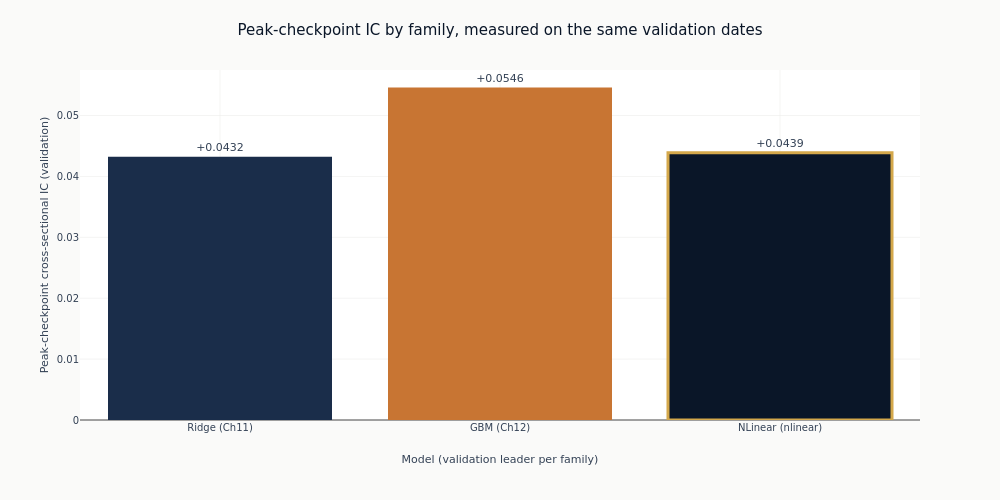

Notebook code cell kept with this figure:
### Markdown cell above
## 7. Against the flat-feature baselines

The peak checkpoint against the linear and gradient-boosting leaders. This is the comparison the
notebook exists to make: whether reading the history as a sequence adds anything over handing
the same history to a model as columns.

Each family's stored IC is computed over its own sample, and those samples are not the same:
sequence eligibility drops the warm-up rows a flat model keeps, so a shared date can carry a
different cross-section in each. Matching date counts would not settle it. The three prediction
sets are therefore intersected on their exact `(symbol, timestamp)` keys and the daily rank IC
is recomputed on the rows all three share - a smaller sample than any family's own, and the
only one on which they are a single comparison.

### Code cell
_missing = [name for name, phash in baseline_hashes.items() if not phash]
if _missing:
    raise RuntimeError(
        f"no prediction_hash registered for {_missing}, so their rows cannot be intersected "
        "with this notebook's; re-run the stage that published them"
    )

_frames = {
    name: load_predictions(CASE_STUDY_ID, prediction_hash=phash)
    for name, phash in baseline_hashes.items()
}
_frames[f"NLinear ({CONFIG_NAME})"] = load_predictions(CASE_STUDY_ID, prediction_hash=PEAK_PHASH)
_empty = [name for name, frame in _frames.items() if frame.is_empty()]
if _empty:
    raise RuntimeError(f"no prediction rows on disk for {_empty}; the comparison cannot be made")

COMMON_IC, COMMON_DAYS, COMMON_ROWS = common_sample_daily_ic(_frames)
if not COMMON_IC:
    raise RuntimeError(
        "the three prediction sets share no (symbol, timestamp) rows, so there is no sample "
        "on which they can be compared"
    )
print(f"Common sample: {COMMON_ROWS:,} rows on {COMMON_DAYS:,} dates")
for _name, _ic in COMMON_IC.items():
    print(f"  {_name}: IC={_ic:+.4f} on the shared rows")

# Charted in a fixed order, but only the members the population actually carries. A narrowed
# run - a smoke configuration, or a fit restricted to one family - publishes no linear or GBM
# leader, and a label list written as a literal turns that into a KeyError on a presentational
# cell rather than into a comparison drawn over what is there.
_SELF = f"NLinear ({CONFIG_NAME})"
_labels = [name for name in ["Ridge (Ch11)", "GBM (Ch12)", _SELF] if name in COMMON_IC]
_missing = [name for name in ["Ridge (Ch11)", "GBM (Ch12)"] if name not in COMMON_IC]
if _missing:
    print(
        f"No {' or '.join(_missing)} baseline in this population, so the chart compares "
        f"{len(_labels)} of 3 families. The cross-chapter comparison needs a canonical run."
    )
_vals = [COMMON_IC[name] for name in _labels]
fig_cmp = go.Figure(
    go.Bar(
        x=_labels,
        y=_vals,
        marker=dict(
            color=[
                {"Ridge (Ch11)": COLORS["slate"], "GBM (Ch12)": COLORS["copper"]}.get(
                    name, COLORS["blue"]
                )
                for name in _labels
            ],
            # The amber outline marks this notebook's own model, wherever it lands once the
            # absent families are dropped.
            line=dict(color=COLORS["amber"], width=[3 if n == _SELF else 0 for n in _labels]),
        ),
        text=[f"{value:+.4f}" for value in _vals],
        textposition="outside",
        cliponaxis=False,
        showlegend=False,
    )
)
fig_cmp.update_layout(
    title="Peak-checkpoint IC by family, measured on the same validation dates",
    height=500,
    width=1000,
    margin=dict(t=70),
    title_font=dict(size=15),
)
fig_cmp.update_xaxes(title_text="Model (validation leader per family)")
fig_cmp.update_yaxes(title_text="Peak-checkpoint cross-sectional IC (validation)")
fig_cmp.show()

### Figure 1 — Plotly figure (JSON) as saved in the notebook; plotly's stock layout.template omitted (floating-point values rounded to 4 significant figures)
{"data": [{"cliponaxis": false, "marker": {"color": ["#1a2d4a", "#C87533", "#0a1628"], "line": {"color": "#D4A84B", "width": [0, 0, 3]}}, "showlegend": false, "text": ["+0.0432", "+0.0546", "+0.0439"], "textposition": "outside", "type": "bar", "x": ["Ridge (Ch11)", "GBM (Ch12)", "NLinear (nlinear)"], "y": [0.04324, 0.05461, 0.04387]}], "layout": {"height": 500, "margin": {"t": 70}, "title": {"font": {"size": 15}, "text": "Peak-checkpoint IC by family, measured on the same validation dates"}, "width": 1000, "xaxis": {"title": {"text": "Model (validation leader per family)"}}, "yaxis": {"title": {"text": "Peak-checkpoint cross-sectional IC (validation)"}}}}
